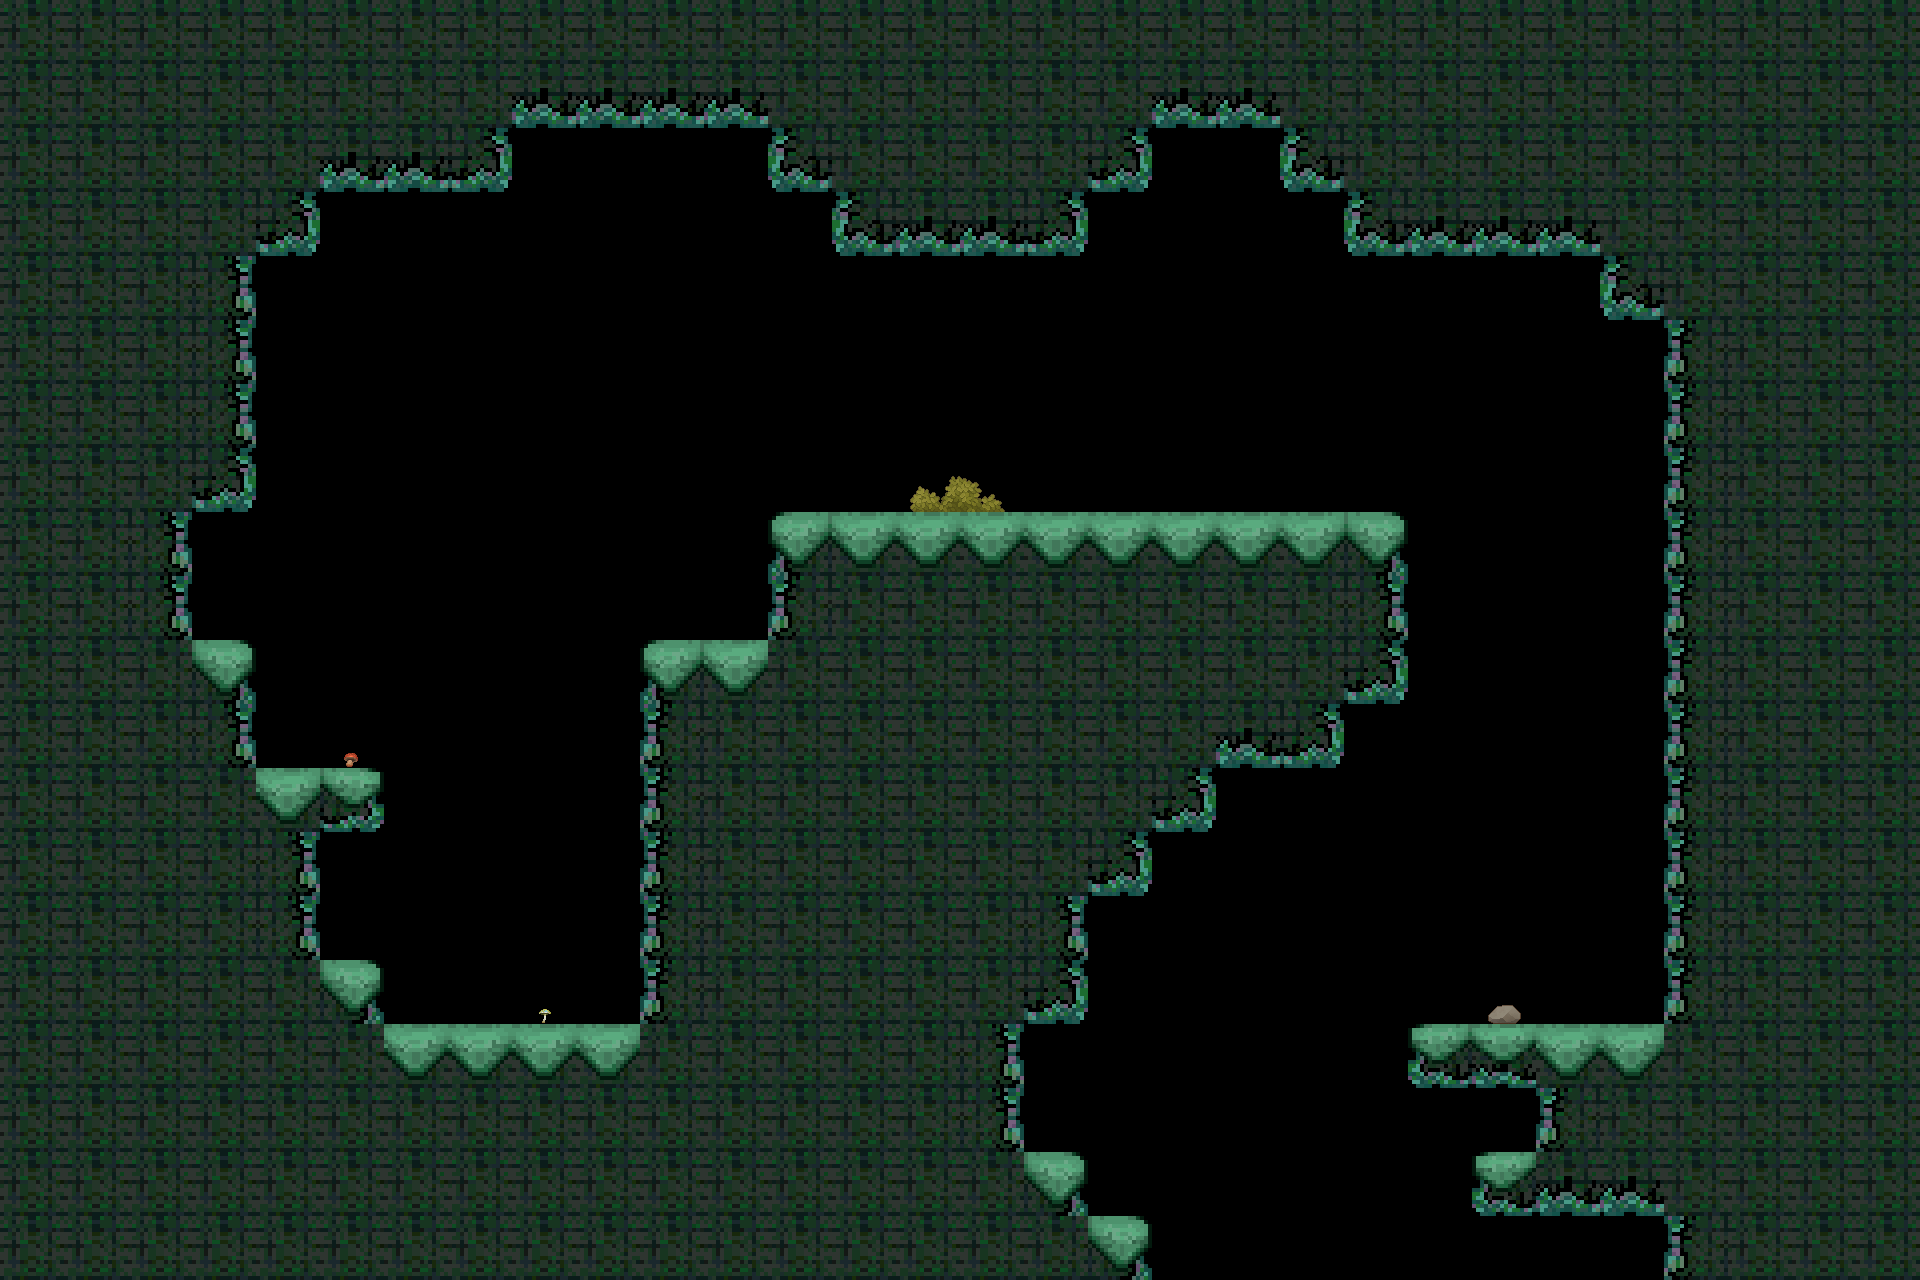

Below is a game level as drawn by its tile map, then a one-line description and the .tmx file that defines it, in full:
An orthogonal 30x20 tile map with 64x64 px tiles, 2 tile layers (tiles, deco), 2 tilesets and 4 objects (S, player).

<map version="1.4" tiledversion="1.4.3" orientation="orthogonal" renderorder="right-down" width="30" height="20" tilewidth="64" tileheight="64" infinite="0" nextlayerid="7" nextobjectid="11">
 <tileset firstgid="1" source="../level0.tsx" />
 <tileset firstgid="17" source="../deco1.tsx" />
 <layer id="1" name="tiles" width="30" height="20">
  <data encoding="csv">
6,6,6,6,6,6,6,6,6,6,6,6,6,6,6,6,6,6,6,6,6,6,6,6,6,6,6,6,6,6,
6,6,6,6,6,6,6,6,10,10,10,10,6,6,6,6,6,6,10,10,6,6,6,6,6,6,6,6,6,6,
6,6,6,6,6,10,10,11,0,0,0,0,9,6,6,6,6,11,0,0,9,6,6,6,6,6,6,6,6,6,
6,6,6,6,11,0,0,0,0,0,0,0,0,9,10,10,11,0,0,0,0,9,10,10,10,6,6,6,6,6,
6,6,6,7,0,0,0,0,0,0,0,0,0,0,0,0,0,0,0,0,0,0,0,0,0,9,6,6,6,6,
6,6,6,7,0,0,0,0,0,0,0,0,0,0,0,0,0,0,0,0,0,0,0,0,0,0,5,6,6,6,
6,6,6,7,0,0,0,0,0,0,0,0,0,0,0,0,0,0,0,0,0,0,0,0,0,0,5,6,6,6,
6,6,6,11,0,0,0,0,0,0,0,0,0,0,0,0,0,0,0,0,0,0,0,0,0,0,5,6,6,6,
6,6,7,0,0,0,0,0,0,0,0,0,1,2,2,2,2,2,2,2,2,3,0,0,0,0,5,6,6,6,
6,6,7,0,0,0,0,0,0,0,0,0,5,6,6,6,6,6,6,6,6,7,0,0,0,0,5,6,6,6,
6,6,6,3,0,0,0,0,0,0,1,2,6,6,6,6,6,6,6,6,6,11,0,0,0,0,5,6,6,6,
6,6,6,7,0,0,0,0,0,0,5,6,6,6,6,6,6,6,6,10,11,0,0,0,0,0,5,6,6,6,
6,6,6,6,2,15,0,0,0,0,5,6,6,6,6,6,6,6,11,0,0,0,0,0,0,0,5,6,6,6,
6,6,6,6,7,0,0,0,0,0,5,6,6,6,6,6,6,11,0,0,0,0,0,0,0,0,5,6,6,6,
6,6,6,6,7,0,0,0,0,0,5,6,6,6,6,6,7,0,0,0,0,0,0,0,0,0,5,6,6,6,
6,6,6,6,6,3,0,0,0,0,5,6,6,6,6,6,11,0,0,0,0,0,0,0,0,0,5,6,6,6,
6,6,6,6,6,6,2,2,2,2,6,6,6,6,6,7,0,0,0,0,0,0,13,14,2,2,6,6,6,6,
6,6,6,6,6,6,6,6,6,6,6,6,6,6,6,7,0,0,0,0,0,0,0,0,5,6,6,6,6,6,
6,6,6,6,6,6,6,6,6,6,6,6,6,6,6,6,3,0,0,0,0,0,0,13,10,10,6,6,6,6,
6,6,6,6,6,6,6,6,6,6,6,6,6,6,6,6,6,3,0,0,0,0,0,0,0,0,5,6,6,6
</data>
 </layer>
 <layer id="6" name="deco" width="30" height="20">
  <data encoding="csv">
0,0,0,0,0,0,0,0,0,0,0,0,0,0,0,0,0,0,0,0,0,0,0,0,0,0,0,0,0,0,
0,0,0,0,0,0,0,0,0,0,0,0,0,0,0,0,0,0,0,0,0,0,0,0,0,0,0,0,0,0,
0,0,0,0,0,0,0,0,0,0,0,0,0,0,0,0,0,0,0,0,0,0,0,0,0,0,0,0,0,0,
0,0,0,0,0,0,0,0,0,0,0,0,0,0,0,0,0,0,0,0,0,0,0,0,0,0,0,0,0,0,
0,0,0,0,0,0,0,0,0,0,0,0,0,0,0,0,0,0,0,0,0,0,0,0,0,0,0,0,0,0,
0,0,0,0,0,0,0,0,0,0,0,0,0,0,0,0,0,0,0,0,0,0,0,0,0,0,0,0,0,0,
0,0,0,0,0,0,0,0,0,0,0,0,0,0,0,0,0,0,0,0,0,0,0,0,0,0,0,0,0,0,
0,0,0,0,0,0,0,0,0,0,0,0,0,0,20,21,0,0,0,0,0,0,0,0,0,0,0,0,0,0,
0,0,0,0,0,0,0,0,0,0,0,0,0,0,0,0,0,0,0,0,0,0,0,0,0,0,0,0,0,0,
0,0,0,0,0,0,0,0,0,0,0,0,0,0,0,0,0,0,0,0,0,0,0,0,0,0,0,0,0,0,
0,0,0,0,0,0,0,0,0,0,0,0,0,0,0,0,0,0,0,0,0,0,0,0,0,0,0,0,0,0,
0,0,0,0,0,33,0,0,0,0,0,0,0,0,0,0,0,0,0,0,0,0,0,0,0,0,0,0,0,0,
0,0,0,0,0,0,0,0,0,0,0,0,0,0,0,0,0,0,0,0,0,0,0,0,0,0,0,0,0,0,
0,0,0,0,0,0,0,0,0,0,0,0,0,0,0,0,0,0,0,0,0,0,0,0,0,0,0,0,0,0,
0,0,0,0,0,0,0,0,0,0,0,0,0,0,0,0,0,0,0,0,0,0,0,0,0,0,0,0,0,0,
0,0,0,0,0,0,0,0,35,0,0,0,0,0,0,0,0,0,0,0,0,0,0,22,0,0,0,0,0,0,
0,0,0,0,0,0,0,0,0,0,0,0,0,0,0,0,0,0,0,0,0,0,0,0,0,0,0,0,0,0,
0,0,0,0,0,0,0,0,0,0,0,0,0,0,0,0,0,0,0,0,0,0,0,0,0,0,0,0,0,0,
0,0,0,0,0,0,0,0,0,0,0,0,0,0,0,0,0,0,0,0,0,0,0,0,0,0,0,0,0,0,
0,0,0,0,0,0,0,0,0,0,0,0,0,0,0,0,0,0,0,0,0,0,0,0,0,0,0,0,0,0
</data>
 </layer>
 <objectgroup id="4" name="conx">
  <object id="8" name="S" x="1152" y="1216" width="512" height="64" />
 </objectgroup>
 <objectgroup id="5" name="spawns">
  <object id="5" name="player" x="512" y="960">
   <point />
  </object>
 </objectgroup>
 <objectgroup id="3" name="collision">
  <object id="4" x="0" y="0">
   <polygon points="0,0 1920,0 1920,1280 1664,1280 1664,1216 1472,1216 1472,1152 1536,1152 1536,1088 1408,1088 1408,1024 1664,1024 1664,320 1600,320 1600,256 1344,256 1344,192 1280,192 1280,128 1152,128 1152,192 1088,192 1088,256 832,256 832,192 768,192 768,128 512,128 512,192 320,192 320,256 256,256 256,512 192,512 192,640 256,640 256,768 384,768 384,832 320,832 320,960 384,960 384,1024 640,1024 640,640 768,640 768,512 1408,512 1408,704 1344,704 1344,768 1216,768 1216,832 1152,832 1152,896 1088,896 1088,1024 1024,1024 1024,1152 1088,1152 1088,1216 1152,1216 1152,1280 0,1280" />
  </object>
  <object id="10" x="32" y="32">
   <polygon points="0,0 1856,0 1856,1216 0,1216" />
  </object>
 </objectgroup>
</map>
